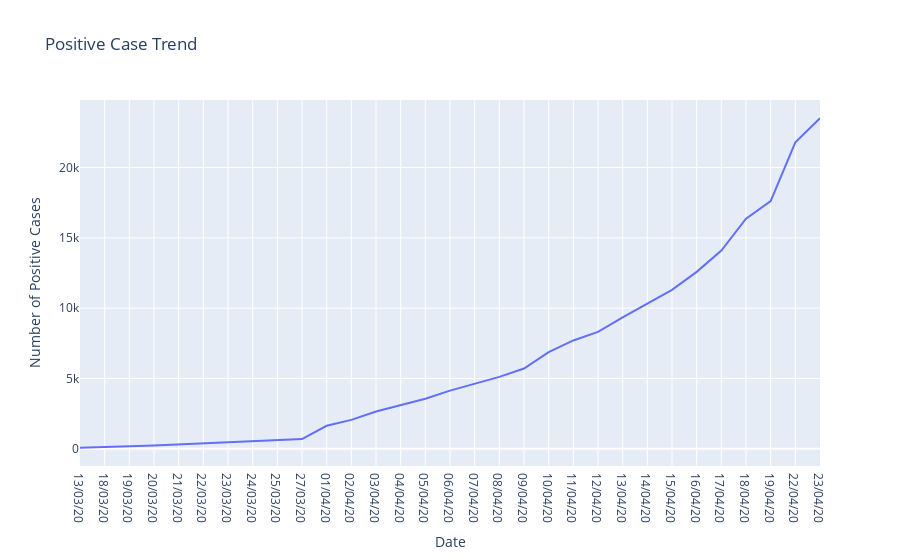

The code cell stored with this chart in its notebook:
### Code cell
#ICMRTestingDetail.info()
ICMRTestingDetail['DateTime']=ICMRTestingDetail['DateTime'].apply(lambda x :x.split(" ")[0])
#ICMRTestingDetail['DateTime']=pd.to_datetime(ICMRTestingDetail['DateTime'])
ICMRTestingDetailNew=ICMRTestingDetail.query('TotalPositiveCases>=0')
px.line(ICMRTestingDetailNew,x='DateTime',y='TotalPositiveCases',labels={"DateTime":"Date","TotalPositiveCases":"Number of Positive Cases"},title="Positive Case Trend")

### Figure 1 — Plotly figure (JSON) as saved in the notebook; plotly's stock layout.template omitted (floating-point values rounded to 4 significant figures)
{"data": [{"hovertemplate": "Date=%{x}<br>Number of Positive Cases=%{y}<extra></extra>", "legendgroup": "", "line": {"color": "#636efa", "dash": "solid"}, "mode": "lines", "name": "", "showlegend": false, "type": "scatter", "x": ["13/03/20", "18/03/20", "19/03/20", "20/03/20", "21/03/20", "22/03/20", "23/03/20", "24/03/20", "25/03/20", "27/03/20", "01/04/20", "02/04/20", "03/04/20", "04/04/20", "05/04/20", "06/04/20", "07/04/20", "08/04/20", "09/04/20", "10/04/20", "11/04/20", "12/04/20", "13/04/20", "14/04/20", "15/04/20", "16/04/20", "17/04/20", "18/04/20", "19/04/20", "22/04/20", "23/04/20"], "xaxis": "x", "y": [78, 150, 182, 236, 315, 396, 471, 536, 581, 691, 1637, 2056, 2653, 3113, 3554, 4135, 4616, 5114, 5705, 6872, 7703, 8312, 9341, 10307, 11297, 12581, 14098, 16365, 17615, 21797, 23502], "yaxis": "y"}], "layout": {"legend": {"tracegroupgap": 0}, "title": {"text": "Positive Case Trend"}, "xaxis": {"anchor": "y", "domain": [0, 1], "title": {"text": "Date"}}, "yaxis": {"anchor": "x", "domain": [0, 1], "title": {"text": "Number of Positive Cases"}}}}
